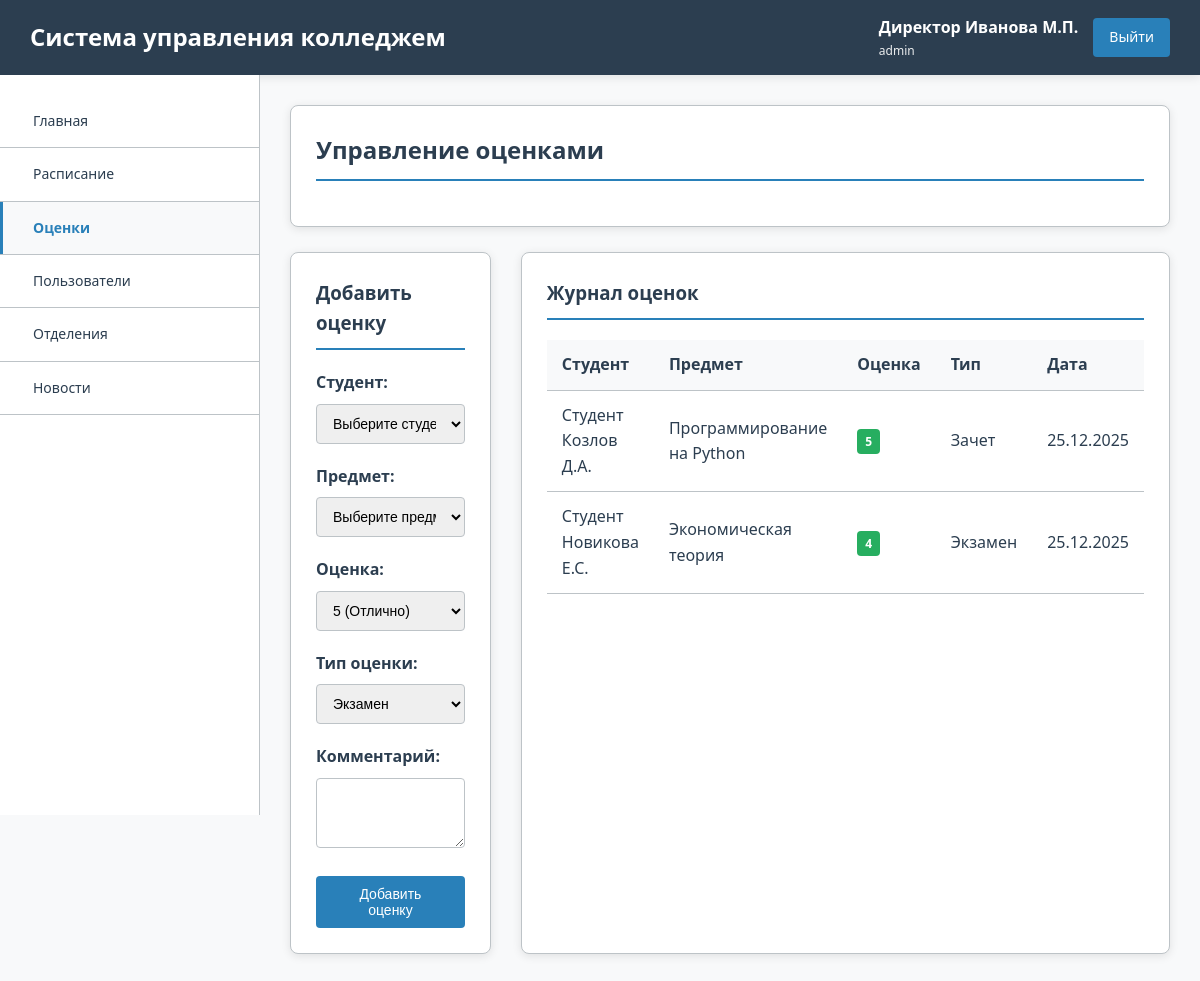
/grades.php (signed in), run on the app's committed database.
### tables this page shows
CREATE TABLE grades (
    id INT AUTO_INCREMENT PRIMARY KEY,
    student_id INT,
    subject_id INT,
    teacher_id INT,
    grade INT NOT NULL,
    grade_type ENUM('exam', 'test', 'attestation', 'coursework') NOT NULL,
    date_given DATE,
    comments TEXT,
    created_at TIMESTAMP DEFAULT CURRENT_TIMESTAMP,
    FOREIGN KEY (student_id) REFERENCES users(id),
    FOREIGN KEY (subject_id) REFERENCES subjects(id),
    FOREIGN KEY (teacher_id) REFERENCES users(id)
);

CREATE TABLE users (
    id INT AUTO_INCREMENT PRIMARY KEY,
    username VARCHAR(50) NOT NULL UNIQUE,
    password VARCHAR(255) NOT NULL,
    role ENUM('admin', 'teacher', 'student', 'staff') NOT NULL,
    full_name VARCHAR(100) NOT NULL,
    email VARCHAR(100),
    phone VARCHAR(20),
    created_at TIMESTAMP DEFAULT CURRENT_TIMESTAMP
);

CREATE TABLE subjects (
    id INT AUTO_INCREMENT PRIMARY KEY,
    name VARCHAR(100) NOT NULL,
    department_id INT,
    hours INT NOT NULL,
    semester INT NOT NULL,
    created_at TIMESTAMP DEFAULT CURRENT_TIMESTAMP,
    FOREIGN KEY (department_id) REFERENCES departments(id)
);

### config.php (called while the page is built, shortened)
<?php
function escape($data) {
    return htmlspecialchars($data, ENT_QUOTES, 'UTF-8');
}
?>

### grades.php (the view, shortened to what this page needs)
<?php
require_once 'header.php';
$grades = $pdo->query("SELECT g.*, u.full_name as student_name, s.name as subject_name FROM grades g JOIN users u ON g.student_id = u.id JOIN subjects s ON g.subject_id = s.id ORDER BY g.date_given DESC")->fetchAll();
?>
<div class="card">
    <h2>Управление оценками</h2>
</div>
<div class="grid-2">
    <div class="card">
        <h3>Добавить оценку</h3>
        <form method="POST" action="">
            <div class="form-group">
                <label for="student_id">Студент:</label>
                <select id="student_id" name="student_id" required>
                    <option value="">Выберите студента</option>
                </select>
            </div>
            <div class="form-group">
                <label for="subject_id">Предмет:</label>
                <select id="subject_id" name="subject_id" required>
                    <option value="">Выберите предмет</option>
                </select>
            </div>
            <div class="form-group">
                <label for="grade">Оценка:</label>
                <select id="grade" name="grade" required>
                    <option value="5">5 (Отлично)</option>
                </select>
            </div>
            <div class="form-group">
                <label for="grade_type">Тип оценки:</label>
                <select id="grade_type" name="grade_type" required>
                    <option value="exam">Экзамен</option>
                </select>
            </div>
            <div class="form-group">
                <label for="comments">Комментарий:</label>
                <textarea id="comments" name="comments" rows="3"></textarea>
            </div>
            <button type="submit" name="add_grade" class="btn">Добавить оценку</button>
        </form>
    </div>
    <div class="card">
        <h3>Журнал оценок</h3>
        <?php if ($grades): ?>
            <table>
                <thead>
                    <tr>
                        <th>Студент</th>
                        <th>Предмет</th>
                        <th>Оценка</th>
                        <th>Тип</th>
                        <th>Дата</th>
                    </tr>
                </thead>
                <tbody>
                    <?php foreach ($grades as $grade): ?>
                    <tr>
                        <td><?php echo escape($grade['student_name']); ?></td>
                        <td><?php echo escape($grade['subject_name']); ?></td>
                        <td>
                            <span class="badge <?php echo $grade['grade'] >= 4 ? 'badge-success' : 'badge-warning'; ?>">
                                <?php echo $grade['grade']; ?>
                            </span>
                        </td>
                        <td>
                            <?php
                            $types = [
                                'exam' => 'Экзамен',
                                'test' => 'Зачет',
                                'attestation' => 'Аттестация',
                                'coursework' => 'Курсовая'
                            ];
                            echo $types[$grade['grade_type']];
                            ?>
                        </td>
                        <td><?php echo date('d.m.Y', strtotime($grade['date_given'])); ?></td>
                    </tr>
                    <?php endforeach; ?>
                </tbody>
            </table>
        <?php else: ?>
            <p style="text-align: center; color: #666; padding: 20px;">Оценок пока нет</p>
        <?php endif; ?>
    </div>
</div>
</div>
</body>
</html>

### college_style.css (style rules this page uses)
:root { --primary-color: #2c3e50; --primary-light: #34495e; --secondary-color: #2980b9; --accent-color: #27ae60; --warning-color: #e67e22; --danger-color: #e74c3c; --light-color: #ecf0f1; --dark-color: #2c3e50; --border-color: #bdc3c7; --shadow: 0 2px 10px rgba(0,0,0,0.1); --shadow-hover: 0 5px 20px rgba(0,0,0,0.15); }
* { margin: 0; padding: 0; box-sizing: border-box; }
body { font-family: 'Segoe UI', Tahoma, Geneva, Verdana, sans-serif; background: #f8f9fa; color: var(--dark-color); line-height: 1.6; }
.card { background: white; padding: 25px; border-radius: 8px; box-shadow: var(--shadow); margin-bottom: 25px; border: 1px solid var(--border-color); }
.card h2, .card h3 { color: var(--primary-color); margin-bottom: 20px; padding-bottom: 10px; border-bottom: 2px solid var(--secondary-color); }
table { width: 100%; border-collapse: collapse; margin-top: 15px; }
th, td { padding: 12px 15px; text-align: left; border-bottom: 1px solid var(--border-color); }
th { background: #f8f9fa; font-weight: 600; color: var(--primary-color); }
.badge { padding: 4px 8px; border-radius: 4px; font-size: 12px; font-weight: bold; }
.badge-success { background: #27ae60; color: white; }
.btn { display: inline-block; padding: 10px 20px; background: var(--secondary-color); color: white; text-decoration: none; border-radius: 4px; border: none; cursor: pointer; font-size: 14px; }
.form-group { margin-bottom: 20px; }
label { display: block; margin-bottom: 8px; font-weight: 600; color: var(--primary-color); }
input, select, textarea { width: 100%; padding: 10px 12px; border: 1px solid var(--border-color); border-radius: 4px; font-size: 14px; }
.grid-2 { display: grid; grid-template-columns: 1fr 1fr; gap: 30px; }

### data on the page
grades: student.full_name "Студент Козлов Д.А.", subject.name "Программирование на Python", grade "5", grade_type "Зачет", date_given "25.12.2025"
grades: student.full_name "Студент Новикова Е.С.", subject.name "Экономическая теория", grade "4", grade_type "Экзамен", date_given "25.12.2025"

### other printed values
$_SESSION['full_name'] "Директор Иванова М.П."
$_SESSION['role'] "admin"
